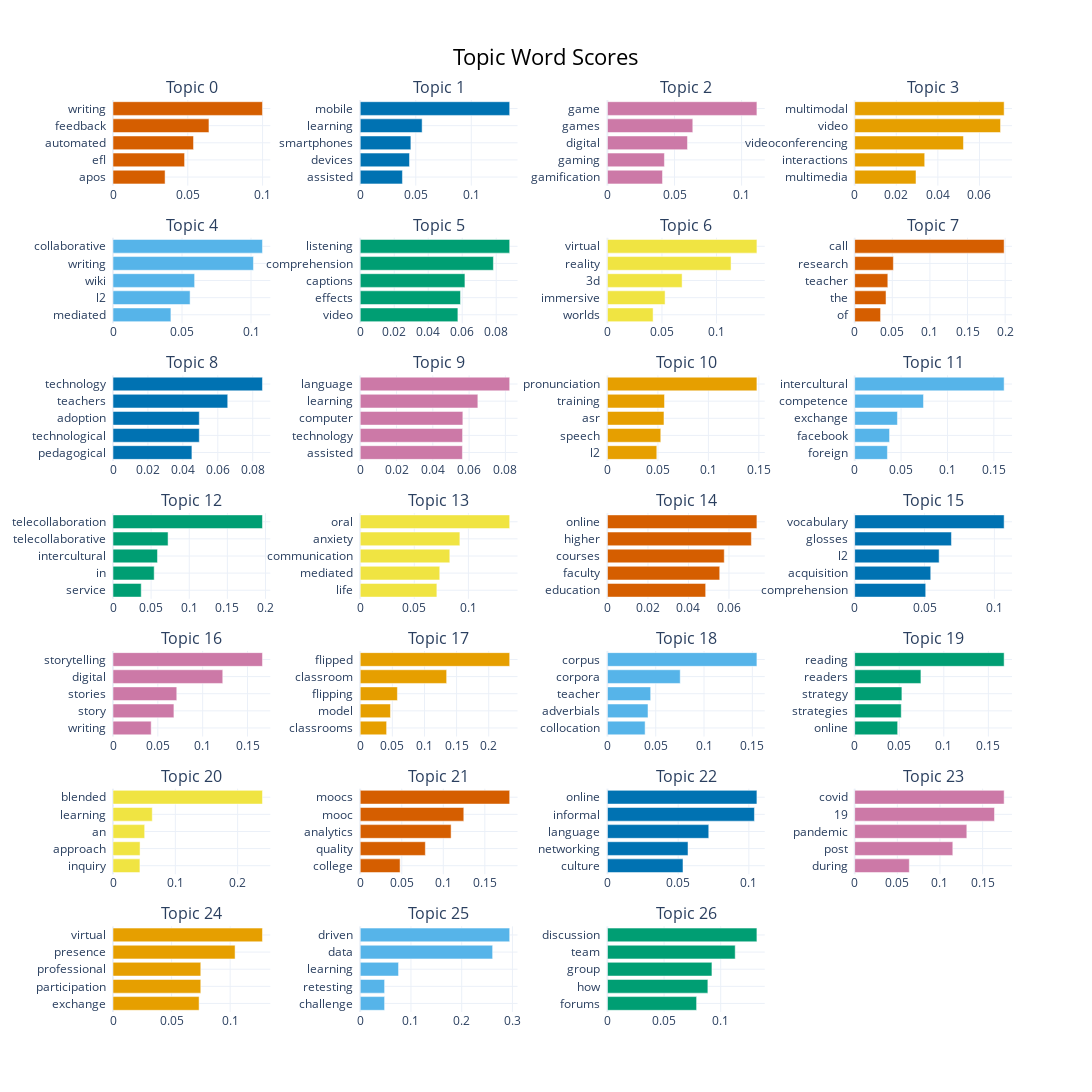

The notebook cell this image was saved under:
### Code cell
topics_to_include = list(range(0, 27))
model.visualize_barchart(topics= topics_to_include, width=300)

### Figure 1 — Plotly figure (JSON) as saved in the notebook; plotly's stock layout.template omitted (floating-point values rounded to 4 significant figures)
{"data": [{"marker": {"color": "#D55E00"}, "orientation": "h", "type": "bar", "x": [0.03482, 0.04786, 0.05384, 0.06415, 0.09993], "xaxis": "x", "y": ["apos  ", "efl  ", "automated  ", "feedback  ", "writing  "], "yaxis": "y"}, {"marker": {"color": "#0072B2"}, "orientation": "h", "type": "bar", "x": [0.038, 0.04436, 0.0456, 0.05573, 0.1346], "xaxis": "x2", "y": ["assisted  ", "devices  ", "smartphones  ", "learning  ", "mobile  "], "yaxis": "y2"}, {"marker": {"color": "#CC79A7"}, "orientation": "h", "type": "bar", "x": [0.04104, 0.04246, 0.05964, 0.06361, 0.1114], "xaxis": "x3", "y": ["gamification  ", "gaming  ", "digital  ", "games  ", "game  "], "yaxis": "y3"}, {"marker": {"color": "#E69F00"}, "orientation": "h", "type": "bar", "x": [0.02949, 0.03367, 0.0523, 0.07013, 0.07186], "xaxis": "x4", "y": ["multimedia  ", "interactions  ", "videoconferencing  ", "video  ", "multimodal  "], "yaxis": "y4"}, {"marker": {"color": "#56B4E9"}, "orientation": "h", "type": "bar", "x": [0.04195, 0.05585, 0.05913, 0.1018, 0.1083], "xaxis": "x5", "y": ["mediated  ", "l2  ", "wiki  ", "writing  ", "collaborative  "], "yaxis": "y5"}, {"marker": {"color": "#009E73"}, "orientation": "h", "type": "bar", "x": [0.05745, 0.05899, 0.0616, 0.07834, 0.08793], "xaxis": "x6", "y": ["video  ", "effects  ", "captions  ", "comprehension  ", "listening  "], "yaxis": "y6"}, {"marker": {"color": "#F0E442"}, "orientation": "h", "type": "bar", "x": [0.04185, 0.05285, 0.06846, 0.1133, 0.137], "xaxis": "x7", "y": ["worlds  ", "immersive  ", "3d  ", "reality  ", "virtual  "], "yaxis": "y7"}, {"marker": {"color": "#D55E00"}, "orientation": "h", "type": "bar", "x": [0.03441, 0.04166, 0.04404, 0.05142, 0.1986], "xaxis": "x8", "y": ["of  ", "the  ", "teacher  ", "research  ", "call  "], "yaxis": "y8"}, {"marker": {"color": "#0072B2"}, "orientation": "h", "type": "bar", "x": [0.04518, 0.0494, 0.0494, 0.06569, 0.08557], "xaxis": "x9", "y": ["pedagogical  ", "technological  ", "adoption  ", "teachers  ", "technology  "], "yaxis": "y9"}, {"marker": {"color": "#CC79A7"}, "orientation": "h", "type": "bar", "x": [0.05631, 0.0564, 0.05656, 0.06483, 0.08237], "xaxis": "x10", "y": ["assisted  ", "technology  ", "computer  ", "learning  ", "language  "], "yaxis": "y10"}, {"marker": {"color": "#E69F00"}, "orientation": "h", "type": "bar", "x": [0.04888, 0.05282, 0.056, 0.05653, 0.1481], "xaxis": "x11", "y": ["l2  ", "speech  ", "asr  ", "training  ", "pronunciation  "], "yaxis": "y11"}, {"marker": {"color": "#56B4E9"}, "orientation": "h", "type": "bar", "x": [0.03528, 0.03759, 0.04609, 0.07419, 0.1611], "xaxis": "x12", "y": ["foreign  ", "facebook  ", "exchange  ", "competence  ", "intercultural  "], "yaxis": "y12"}, {"marker": {"color": "#009E73"}, "orientation": "h", "type": "bar", "x": [0.03702, 0.05401, 0.05833, 0.07222, 0.196], "xaxis": "x13", "y": ["service  ", "in  ", "intercultural  ", "telecollaborative  ", "telecollaboration  "], "yaxis": "y13"}, {"marker": {"color": "#F0E442"}, "orientation": "h", "type": "bar", "x": [0.07086, 0.07353, 0.08283, 0.09213, 0.1382], "xaxis": "x14", "y": ["life  ", "mediated  ", "communication  ", "anxiety  ", "oral  "], "yaxis": "y14"}, {"marker": {"color": "#D55E00"}, "orientation": "h", "type": "bar", "x": [0.04849, 0.05543, 0.05767, 0.07105, 0.07379], "xaxis": "x15", "y": ["education  ", "faculty  ", "courses  ", "higher  ", "online  "], "yaxis": "y15"}, {"marker": {"color": "#0072B2"}, "orientation": "h", "type": "bar", "x": [0.05086, 0.05444, 0.06046, 0.06927, 0.107], "xaxis": "x16", "y": ["comprehension  ", "acquisition  ", "l2  ", "glosses  ", "vocabulary  "], "yaxis": "y16"}, {"marker": {"color": "#CC79A7"}, "orientation": "h", "type": "bar", "x": [0.04257, 0.06793, 0.0711, 0.1224, 0.1667], "xaxis": "x17", "y": ["writing  ", "story  ", "stories  ", "digital  ", "storytelling  "], "yaxis": "y17"}, {"marker": {"color": "#E69F00"}, "orientation": "h", "type": "bar", "x": [0.04107, 0.04709, 0.05785, 0.1345, 0.2326], "xaxis": "x18", "y": ["classrooms  ", "model  ", "flipping  ", "classroom  ", "flipped  "], "yaxis": "y18"}, {"marker": {"color": "#56B4E9"}, "orientation": "h", "type": "bar", "x": [0.039, 0.042, 0.04475, 0.07534, 0.1547], "xaxis": "x19", "y": ["collocation  ", "adverbials  ", "teacher  ", "corpora  ", "corpus  "], "yaxis": "y19"}, {"marker": {"color": "#009E73"}, "orientation": "h", "type": "bar", "x": [0.04823, 0.05224, 0.05298, 0.07432, 0.1677], "xaxis": "x20", "y": ["online  ", "strategies  ", "strategy  ", "readers  ", "reading  "], "yaxis": "y20"}, {"marker": {"color": "#F0E442"}, "orientation": "h", "type": "bar", "x": [0.0432, 0.04343, 0.05083, 0.063, 0.2398], "xaxis": "x21", "y": ["inquiry  ", "approach  ", "an  ", "learning  ", "blended  "], "yaxis": "y21"}, {"marker": {"color": "#D55E00"}, "orientation": "h", "type": "bar", "x": [0.04797, 0.0784, 0.1094, 0.1247, 0.1799], "xaxis": "x22", "y": ["college  ", "quality  ", "analytics  ", "mooc  ", "moocs  "], "yaxis": "y22"}, {"marker": {"color": "#0072B2"}, "orientation": "h", "type": "bar", "x": [0.05341, 0.05697, 0.07163, 0.1039, 0.1057], "xaxis": "x23", "y": ["culture  ", "networking  ", "language  ", "informal  ", "online  "], "yaxis": "y23"}, {"marker": {"color": "#CC79A7"}, "orientation": "h", "type": "bar", "x": [0.06405, 0.115, 0.1315, 0.1639, 0.1752], "xaxis": "x24", "y": ["during  ", "post  ", "pandemic  ", "19  ", "covid  "], "yaxis": "y24"}, {"marker": {"color": "#E69F00"}, "orientation": "h", "type": "bar", "x": [0.0735, 0.07493, 0.07493, 0.1042, 0.1276], "xaxis": "x25", "y": ["exchange  ", "participation  ", "professional  ", "presence  ", "virtual  "], "yaxis": "y25"}, {"marker": {"color": "#56B4E9"}, "orientation": "h", "type": "bar", "x": [0.04803, 0.04803, 0.07553, 0.261, 0.2946], "xaxis": "x26", "y": ["challenge  ", "retesting  ", "learning  ", "data  ", "driven  "], "yaxis": "y26"}, {"marker": {"color": "#009E73"}, "orientation": "h", "type": "bar", "x": [0.07872, 0.08867, 0.09225, 0.1128, 0.132], "xaxis": "x27", "y": ["forums  ", "how  ", "group  ", "team  ", "discussion  "], "yaxis": "y27"}], "layout": {"annotations": [{"font": {"size": 16}, "showarrow": false, "text": "Topic 0", "x": 0.0875, "xanchor": "center", "xref": "paper", "y": 1, "yanchor": "bottom", "yref": "paper"}, {"font": {"size": 16}, "showarrow": false, "text": "Topic 1", "x": 0.3625, "xanchor": "center", "xref": "paper", "y": 1, "yanchor": "bottom", "yref": "paper"}, {"font": {"size": 16}, "showarrow": false, "text": "Topic 2", "x": 0.6375, "xanchor": "center", "xref": "paper", "y": 1, "yanchor": "bottom", "yref": "paper"}, {"font": {"size": 16}, "showarrow": false, "text": "Topic 3", "x": 0.9125, "xanchor": "center", "xref": "paper", "y": 1, "yanchor": "bottom", "yref": "paper"}, {"font": {"size": 16}, "showarrow": false, "text": "Topic 4", "x": 0.0875, "xanchor": "center", "xref": "paper", "y": 0.849, "yanchor": "bottom", "yref": "paper"}, {"font": {"size": 16}, "showarrow": false, "text": "Topic 5", "x": 0.3625, "xanchor": "center", "xref": "paper", "y": 0.849, "yanchor": "bottom", "yref": "paper"}, {"font": {"size": 16}, "showarrow": false, "text": "Topic 6", "x": 0.6375, "xanchor": "center", "xref": "paper", "y": 0.849, "yanchor": "bottom", "yref": "paper"}, {"font": {"size": 16}, "showarrow": false, "text": "Topic 7", "x": 0.9125, "xanchor": "center", "xref": "paper", "y": 0.849, "yanchor": "bottom", "yref": "paper"}, {"font": {"size": 16}, "showarrow": false, "text": "Topic 8", "x": 0.0875, "xanchor": "center", "xref": "paper", "y": 0.698, "yanchor": "bottom", "yref": "paper"}, {"font": {"size": 16}, "showarrow": false, "text": "Topic 9", "x": 0.3625, "xanchor": "center", "xref": "paper", "y": 0.698, "yanchor": "bottom", "yref": "paper"}, {"font": {"size": 16}, "showarrow": false, "text": "Topic 10", "x": 0.6375, "xanchor": "center", "xref": "paper", "y": 0.698, "yanchor": "bottom", "yref": "paper"}, {"font": {"size": 16}, "showarrow": false, "text": "Topic 11", "x": 0.9125, "xanchor": "center", "xref": "paper", "y": 0.698, "yanchor": "bottom", "yref": "paper"}, {"font": {"size": 16}, "showarrow": false, "text": "Topic 12", "x": 0.0875, "xanchor": "center", "xref": "paper", "y": 0.5469, "yanchor": "bottom", "yref": "paper"}, {"font": {"size": 16}, "showarrow": false, "text": "Topic 13", "x": 0.3625, "xanchor": "center", "xref": "paper", "y": 0.5469, "yanchor": "bottom", "yref": "paper"}, {"font": {"size": 16}, "showarrow": false, "text": "Topic 14", "x": 0.6375, "xanchor": "center", "xref": "paper", "y": 0.5469, "yanchor": "bottom", "yref": "paper"}, {"font": {"size": 16}, "showarrow": false, "text": "Topic 15", "x": 0.9125, "xanchor": "center", "xref": "paper", "y": 0.5469, "yanchor": "bottom", "yref": "paper"}, {"font": {"size": 16}, "showarrow": false, "text": "Topic 16", "x": 0.0875, "xanchor": "center", "xref": "paper", "y": 0.3959, "yanchor": "bottom", "yref": "paper"}, {"font": {"size": 16}, "showarrow": false, "text": "Topic 17", "x": 0.3625, "xanchor": "center", "xref": "paper", "y": 0.3959, "yanchor": "bottom", "yref": "paper"}, {"font": {"size": 16}, "showarrow": false, "text": "Topic 18", "x": 0.6375, "xanchor": "center", "xref": "paper", "y": 0.3959, "yanchor": "bottom", "yref": "paper"}, {"font": {"size": 16}, "showarrow": false, "text": "Topic 19", "x": 0.9125, "xanchor": "center", "xref": "paper", "y": 0.3959, "yanchor": "bottom", "yref": "paper"}, {"font": {"size": 16}, "showarrow": false, "text": "Topic 20", "x": 0.0875, "xanchor": "center", "xref": "paper", "y": 0.2449, "yanchor": "bottom", "yref": "paper"}, {"font": {"size": 16}, "showarrow": false, "text": "Topic 21", "x": 0.3625, "xanchor": "center", "xref": "paper", "y": 0.2449, "yanchor": "bottom", "yref": "paper"}, {"font": {"size": 16}, "showarrow": false, "text": "Topic 22", "x": 0.6375, "xanchor": "center", "xref": "paper", "y": 0.2449, "yanchor": "bottom", "yref": "paper"}, {"font": {"size": 16}, "showarrow": false, "text": "Topic 23", "x": 0.9125, "xanchor": "center", "xref": "paper", "y": 0.2449, "yanchor": "bottom", "yref": "paper"}, {"font": {"size": 16}, "showarrow": false, "text": "Topic 24", "x": 0.0875, "xanchor": "center", "xref": "paper", "y": 0.09388, "yanchor": "bottom", "yref": "paper"}, {"font": {"size": 16}, "showarrow": false, "text": "Topic 25", "x": 0.3625, "xanchor": "center", "xref": "paper", "y": 0.09388, "yanchor": "bottom", "yref": "paper"}, {"font": {"size": 16}, "showarrow": false, "text": "Topic 26", "x": 0.6375, "xanchor": "center", "xref": "paper", "y": 0.09388, "yanchor": "bottom", "yref": "paper"}], "height": 1750, "hoverlabel": {"bgcolor": "white", "font": {"family": "Rockwell", "size": 16}}, "showlegend": false, "title": {"font": {"color": "Black", "size": 22}, "text": "Topic Word Scores", "x": 0.5, "xanchor": "center", "yanchor": "top"}, "width": 1200, "xaxis": {"anchor": "y", "domain": [0, 0.175], "showgrid": true}, "xaxis10": {"anchor": "y10", "domain": [0.275, 0.45], "showgrid": true}, "xaxis11": {"anchor": "y11", "domain": [0.55, 0.725], "showgrid": true}, "xaxis12": {"anchor": "y12", "domain": [0.825, 1], "showgrid": true}, "xaxis13": {"anchor": "y13", "domain": [0, 0.175], "showgrid": true}, "xaxis14": {"anchor": "y14", "domain": [0.275, 0.45], "showgrid": true}, "xaxis15": {"anchor": "y15", "domain": [0.55, 0.725], "showgrid": true}, "xaxis16": {"anchor": "y16", "domain": [0.825, 1], "showgrid": true}, "xaxis17": {"anchor": "y17", "domain": [0, 0.175], "showgrid": true}, "xaxis18": {"anchor": "y18", "domain": [0.275, 0.45], "showgrid": true}, "xaxis19": {"anchor": "y19", "domain": [0.55, 0.725], "showgrid": true}, "xaxis2": {"anchor": "y2", "domain": [0.275, 0.45], "showgrid": true}, "xaxis20": {"anchor": "y20", "domain": [0.825, 1], "showgrid": true}, "xaxis21": {"anchor": "y21", "domain": [0, 0.175], "showgrid": true}, "xaxis22": {"anchor": "y22", "domain": [0.275, 0.45], "showgrid": true}, "xaxis23": {"anchor": "y23", "domain": [0.55, 0.725], "showgrid": true}, "xaxis24": {"anchor": "y24", "domain": [0.825, 1], "showgrid": true}, "xaxis25": {"anchor": "y25", "domain": [0, 0.175], "showgrid": true}, "xaxis26": {"anchor": "y26", "domain": [0.275, 0.45], "showgrid": true}, "xaxis27": {"anchor": "y27", "domain": [0.55, 0.725], "showgrid": true}, "xaxis28": {"anchor": "y28", "domain": [0.825, 1], "showgrid": true}, "xaxis3": {"anchor": "y3", "domain": [0.55, 0.725], "showgrid": true}, "xaxis4": {"anchor": "y4", "domain": [0.825, 1], "showgrid": true}, "xaxis5": {"anchor": "y5", "domain": [0, 0.175], "showgrid": true}, "xaxis6": {"anchor": "y6", "domain": [0.275, 0.45], "showgrid": true}, "xaxis7": {"anchor": "y7", "domain": [0.55, 0.725], "showgrid": true}, "xaxis8": {"anchor": "y8", "domain": [0.825, 1], "showgrid": true}, "xaxis9": {"anchor": "y9", "domain": [0, 0.175], "showgrid": true}, "yaxis": {"anchor": "x", "domain": [0.9061, 1], "showgrid": true}, "yaxis10": {"anchor": "x10", "domain": [0.6041, 0.698], "showgrid": true}, "yaxis11": {"anchor": "x11", "domain": [0.6041, 0.698], "showgrid": true}, "yaxis12": {"anchor": "x12", "domain": [0.6041, 0.698], "showgrid": true}, "yaxis13": {"anchor": "x13", "domain": [0.4531, 0.5469], "showgrid": true}, "yaxis14": {"anchor": "x14", "domain": [0.4531, 0.5469], "showgrid": true}, "yaxis15": {"anchor": "x15", "domain": [0.4531, 0.5469], "showgrid": true}, "yaxis16": {"anchor": "x16", "domain": [0.4531, 0.5469], "showgrid": true}, "yaxis17": {"anchor": "x17", "domain": [0.302, 0.3959], "showgrid": true}, "yaxis18": {"anchor": "x18", "domain": [0.302, 0.3959], "showgrid": true}, "yaxis19": {"anchor": "x19", "domain": [0.302, 0.3959], "showgrid": true}, "yaxis2": {"anchor": "x2", "domain": [0.9061, 1], "showgrid": true}, "yaxis20": {"anchor": "x20", "domain": [0.302, 0.3959], "showgrid": true}, "yaxis21": {"anchor": "x21", "domain": [0.151, 0.2449], "showgrid": true}, "yaxis22": {"anchor": "x22", "domain": [0.151, 0.2449], "showgrid": true}, "yaxis23": {"anchor": "x23", "domain": [0.151, 0.2449], "showgrid": true}, "yaxis24": {"anchor": "x24", "domain": [0.151, 0.2449], "showgrid": true}, "yaxis25": {"anchor": "x25", "domain": [0, 0.09388], "showgrid": true}, "yaxis26": {"anchor": "x26", "domain": [0, 0.09388], "showgrid": true}, "yaxis27": {"anchor": "x27", "domain": [0, 0.09388], "showgrid": true}, "yaxis28": {"anchor": "x28", "domain": [0, 0.09388], "showgrid": true}, "yaxis3": {"anchor": "x3", "domain": [0.9061, 1], "showgrid": true}, "yaxis4": {"anchor": "x4", "domain": [0.9061, 1], "showgrid": true}, "yaxis5": {"anchor": "x5", "domain": [0.7551, 0.849], "showgrid": true}, "yaxis6": {"anchor": "x6", "domain": [0.7551, 0.849], "showgrid": true}, "yaxis7": {"anchor": "x7", "domain": [0.7551, 0.849], "showgrid": true}, "yaxis8": {"anchor": "x8", "domain": [0.7551, 0.849], "showgrid": true}, "yaxis9": {"anchor": "x9", "domain": [0.6041, 0.698], "showgrid": true}}}
